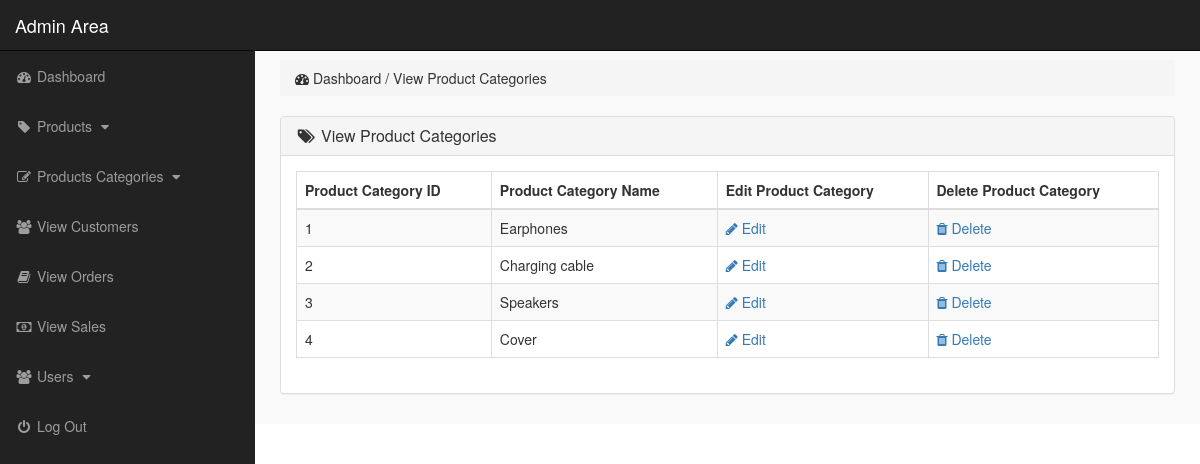
The app's page /admin_area/index.php?view_p_cats (signed in) with its own data.
### tables this page shows
CREATE TABLE IF NOT EXISTS `categories` (
  `id_cat` int UNSIGNED NOT NULL AUTO_INCREMENT,
  `cat_name` varchar(50) NOT NULL,
  `c_available` tinyint(1) NOT NULL,
  PRIMARY KEY (`id_cat`)
);

### admin_area/view_p_cats.php (the view, shortened to what this page needs)
<?php
		$link=connect();
?>
<div class="row">
    <div class="col-lg-12">
        <ol class="breadcrumb">
            <li>
                <i class="fa fa-dashboard"></i> Dashboard / View Product Categories
            </li>
        </ol>
    </div>
</div>
<div class="row">
    <div class="col-lg-12">
        <div class="panel panel-default">
            <div class="panel-heading">
                <h3 class="panel-title">
                    <i class="fa fa-tags fa-fw"></i> View Product Categories
                </h3>
            </div>
            <div class="panel-body">
                <div class="table-responsive">
                    <table class="table table-hover table-striped table-bordered">
                        <thead>
                            <tr>
                                <th> Product Category ID </th>
                                <th> Product Category Name </th>
                                <th> Edit Product Category </th>
                                <th> Delete Product Category </th>
                            </tr>
                        </thead>
                        <tbody>
                            <?php
                                $sql = "select * from categories where c_available=1;";
                                $res= mysqli_query($link,$sql);
                                while($cat=mysqli_fetch_array($res)){
                                    $id_cat = $cat['id_cat'];
                                    $cat_name = $cat['cat_name'];
                            ?>
                            <tr>
                                <td> <?php echo $id_cat; ?> </td>
                                <td> <?php echo $cat_name; ?> </td>
                                <td>
                                    <a href="index.php?edit_p_cat=<?php echo $id_cat; ?>">
                                        <i class="fa fa-pencil"></i> Edit
                                    </a>
                                </td>
                                <td>
                                    <a href="index.php?delete_p_cat=<?php echo $id_cat; ?>">
                                        <i class="fa fa-trash"></i> Delete
                                    </a>
                                </td>
                            </tr>
                            <?php } ?>
                        </tbody>
                    </table>
                </div>
            </div>
        </div>
    </div>
</div>

### admin_area/css/style.css (style rules this page uses)
body { margin-top: 100px; }
@media (min-width: 768px) { body { margin-top: 50px; } }

### records on screen
categories: id_cat "1", cat_name "Earphones"
categories: id_cat "2", cat_name "Charging cable"
categories: id_cat "3", cat_name "Speakers"
categories: id_cat "4", cat_name "Cover"
